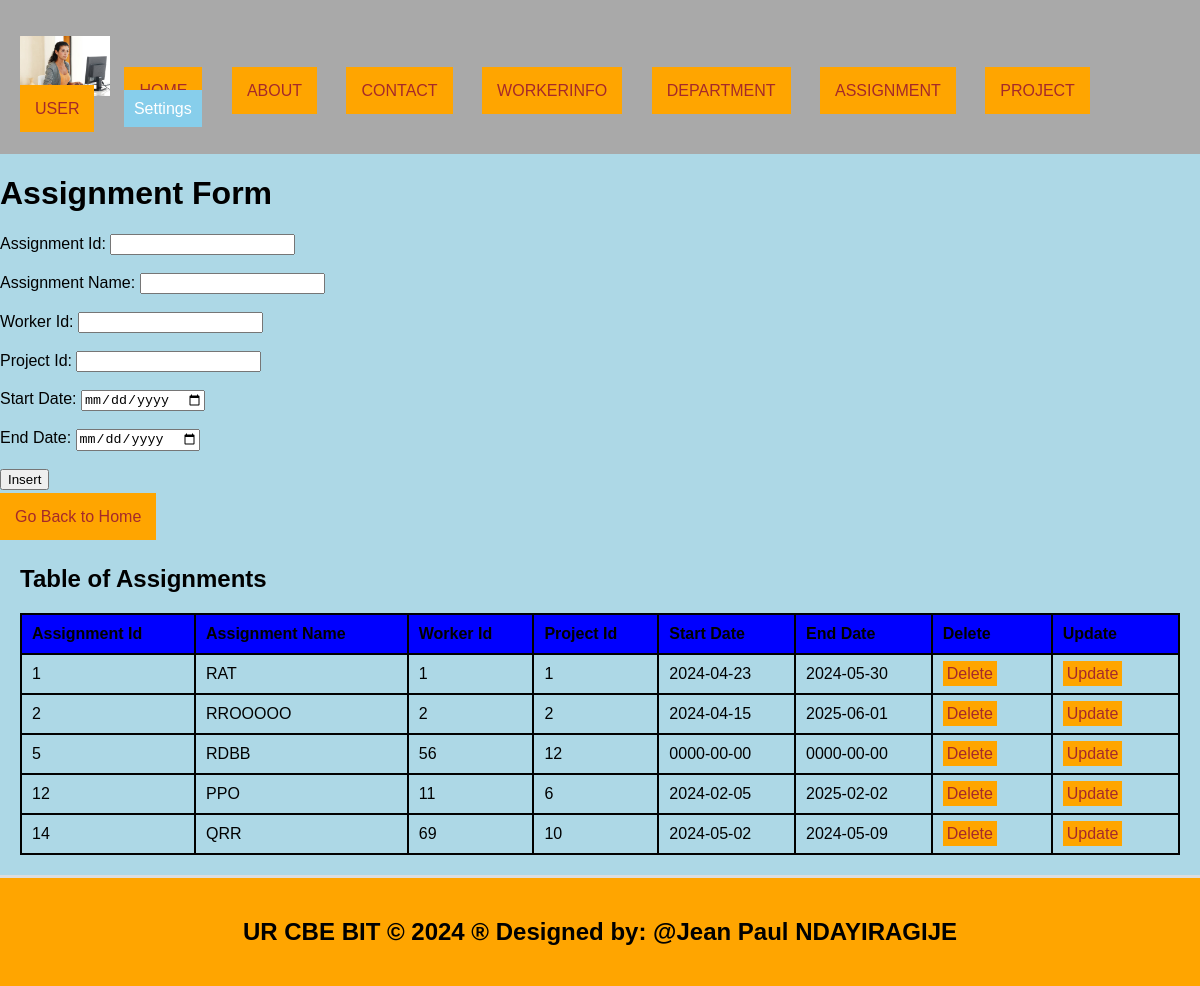
Screenshot of /assignment.php with the database file from the repository.
### tables this page shows
CREATE TABLE `assignments` (
  `assignment_id` int(11) NOT NULL,
  `assignment_name` text NOT NULL,
  `worker_id` int(11) DEFAULT NULL,
  `project_id` int(11) DEFAULT NULL,
  `start_date` date DEFAULT NULL,
  `end_date` date DEFAULT NULL
);

### assignment.php (the view, shortened to what this page needs)
<!DOCTYPE html>
<html lang="en">
<head>
  <link rel="stylesheet" type="text/css" href="style.css">
</head>
<body style="background-color: lightblue;">
  <header>
    <ul style="list-style-type: none; padding: 0;">
      <li style="display: inline; margin-right: 10px;">
        <img src="./Images/d.jpg" width="90" height="60" alt="Logo">
      </li>
      <li style="display: inline; margin-right: 10px;"><a href="./home.html">HOME</a></li>
      <li style="display: inline; margin-right: 10px;"><a href="./about.html">ABOUT</a></li>
      <li style="display: inline; margin-right: 10px;"><a href="./contact.html">CONTACT</a></li>
      <li style="display: inline; margin-right: 10px;"><a href="./workerinfo.php">WORKERINFO</a></li>
      <li style="display: inline; margin-right: 10px;"><a href="./department.php">DEPARTMENT</a></li>
      <li style="display: inline; margin-right: 10px;"><a href="./assignment.php">ASSIGNMENT</a></li>
      <li style="display: inline; margin-right: 10px;"><a href="./project.php">PROJECT</a></li>
      <li style="display: inline; margin-right: 10px;"><a href="./user.php">USER</a></li>
      <li class="dropdown" style="display: inline; margin-right: 10px;">
        <a href="#" style="padding: 10px; color: white; background-color: skyblue; text-decoration: none;">Settings</a>
      </li>
    </ul>
  </header>
<body>
    <h1>Assignment Form</h1>
     <form method="post" onsubmit="return confirmInsert();">
        <label for="Assignment_id">Assignment Id:</label>
        <input type="number" id="Assignment_id" name="Assignment_id" required><br><br>
        <label for="assignment_name">Assignment Name:</label>
        <input type="text" id="assignment_name" name="assignment_name" required><br><br>
        <label for="wokid">Worker Id:</label>
        <input type="number" id="wokid" name="wokid" required><br><br>
        <label for="proid">Project Id:</label>
        <input type="number" id="proid" name="proid" required><br><br>
        <label for="stdate">Start Date:</label>
        <input type="date" id="stdate" name="stdate" required><br><br>
        <label for="endate">End Date:</label>
        <input type="date" id="endate" name="endate" required><br><br>
        <input type="submit" name="add" value="Insert"><br><br>
        <a href="./home.html">Go Back to Home</a>
    </form>
    <?php
    include('database_connection.php');
    ?>
    <section>
        <h2>Table of Assignments</h2>
        <table>
            <tr>
                <th>Assignment Id</th>
                <th>Assignment Name</th>
                <th>Worker Id</th>
                <th>Project Id</th>
                <th>Start Date</th>
                <th>End Date</th>
                <th>Delete</th>
                <th>Update</th>
            </tr>
            <?php
            $sql = "SELECT * FROM assignments";
            $result = $connection->query($sql);
            if ($result->num_rows > 0) {
                while ($row = $result->fetch_assoc()) {
                    echo "<tr>
                            <td>{$row['assignment_id']}</td>
                            <td>{$row['assignment_name']}</td>
                            <td>{$row['worker_id']}</td>
                            <td>{$row['project_id']}</td>
                            <td>{$row['start_date']}</td>
                            <td>{$row['end_date']}</td>
                            <td><a style='padding:4px' href='delete_assignment.php?assignment_id={$row['assignment_id']}'>Delete</a></td>
                            <td><a style='padding:4px' href='update_assignment.php?assignment_id={$row['assignment_id']}'>Update</a></td>
                        </tr>";
                }
            } else {
                echo "<tr><td colspan='8'>No data found</td></tr>";
            }
            ?>
        </table>
    </section>
    <footer>
        <h2>UR CBE BIT &copy; 2024 &reg; Designed by: @Jean Paul NDAYIRAGIJE</h2>
    </footer>
</body>
</html>

### style.css (style rules this page uses)
body { font-family: Arial, sans-serif; margin: 0; padding: 0; }
.dropdown { position: relative; display: inline; margin-right: 10px; }
body { font-family: Arial,sans-serif; margin:0; padding:0; }
header { background-color:darkgray; padding: 20px; }
.dropdown { position: right; display:right; direction:rtl; }
section { padding:28px; border-bottom: 1px solid #ddd; }
footer { text-align: center; padding: 15px; background-color:darkgray; }

### assignment.php (style rules this page uses)
a { padding: 15px; color: white; background-color: orange; text-decoration: none; margin-right: 15px; }
a:link { color: brown; }
table { width: 100%; border-collapse: collapse; }
th, td { border: 2px solid black; padding: 10px; text-align: left; }
th { background-color: blue; }
section { padding: 20px; border-bottom: 3px solid #ddd; }
footer { text-align: center; padding: 20px; background-color: orange; }

### rows the page displays
assignments: assignment_id "1", assignment_name "RAT", worker "1", project "1", start_date "2024-04-23", end_date "2024-05-30"
assignments: assignment_id "2", assignment_name "RROOOOO", worker "2", project "2", start_date "2024-04-15", end_date "2025-06-01"
assignments: assignment_id "5", assignment_name "RDBB", worker "56", project "12", start_date "0000-00-00", end_date "0000-00-00"
assignments: assignment_id "12", assignment_name "PPO", worker "11", project "6", start_date "2024-02-05", end_date "2025-02-02"
assignments: assignment_id "14", assignment_name "QRR", worker "69", project "10", start_date "2024-05-02", end_date "2024-05-09"
